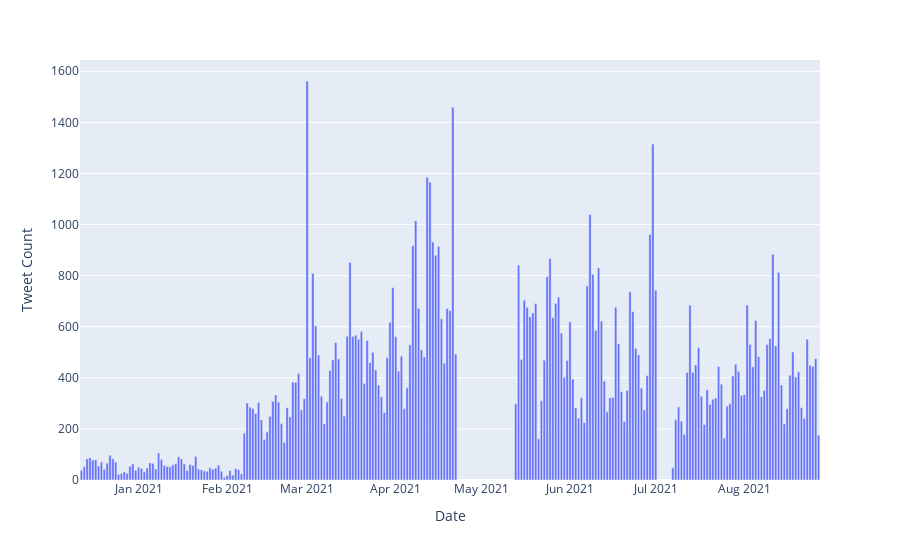

Notebook code cell kept with this figure:
### Code cell
# let's inspect how many tweets there were with respect to time
timeline = df.groupby(['date']).count().reset_index()
timeline['count'] = timeline['text']
timeline = timeline[['date', 'count']]

import plotly.express as px
fig = px.bar(timeline, x='date', y='count', labels={'date': 'Date', 'count': 'Tweet Count'})
fig.show()

### Figure 1 — Plotly figure (JSON) as saved in the notebook; plotly's stock layout.template omitted (floating-point values rounded to 4 significant figures; data arrays with more than 128 entries replaced by an {"elided": "..."} marker saying what was removed)
{"data": [{"alignmentgroup": "True", "hovertemplate": "Date=%{x}<br>Tweet Count=%{y}<extra></extra>", "legendgroup": "", "marker": {"color": "#636efa", "pattern": {"shape": ""}}, "name": "", "offsetgroup": "", "orientation": "v", "showlegend": false, "textposition": "auto", "type": "bar", "x": {"elided": "234 str values"}, "xaxis": "x", "y": {"elided": "234 int values"}, "yaxis": "y"}], "layout": {"barmode": "relative", "legend": {"tracegroupgap": 0}, "margin": {"t": 60}, "xaxis": {"anchor": "y", "domain": [0, 1], "title": {"text": "Date"}}, "yaxis": {"anchor": "x", "domain": [0, 1], "title": {"text": "Tweet Count"}}}}
